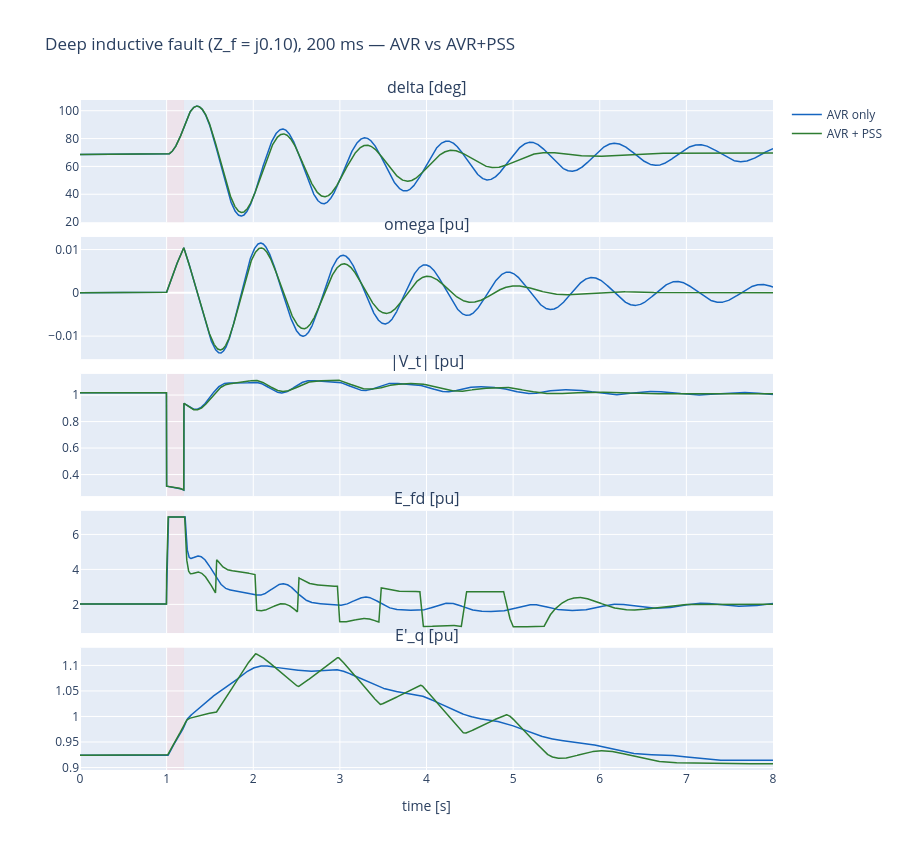

The notebook cell this image was saved under:
### Markdown cell above
## 7. Headline plot 1 — PSS damping on the canonical 200 ms deep fault

Same disturbance as Phase 2.1 ($Z_f = j0.10$ pu, $t_{clear}=200$ ms),
run with AVR alone vs AVR + PSS.  Watch the rotor angle settle:

- **AVR alone**: rotor angle decays with the natural electromechanical
  damping (D=3 plus rotor flux) — still ~28° peak-to-peak in the
  4-8 s window.
- **AVR + PSS**: the PSS adds active damping torque at the swing
  frequency; late-window oscillation drops to ~13° peak-to-peak.

### Code cell
f200 = three_phase_fault_schedule(1.0, 1.20, 0+0.10j)

g1 = GENROU(D=3.0); a1 = ST1A()
r_avr = run_smib_genrou_avr(g1, a1, n, t_end=8.0, h=2e-3,
                            scenarios=[f200], init_V=V1, init_S=S)
g2 = GENROU(D=3.0); a2 = ST1A(); p2 = PSS1A()
r_pss = run_smib_genrou_avr_pss(g2, a2, p2, n, t_end=8.0, h=2e-3,
                                 scenarios=[f200], init_V=V1, init_S=S)

panels = [
    ('delta [deg]',  lambda r: np.degrees(r.traces['delta'])),
    ('omega [pu]',   lambda r: r.traces['omega']),
    ('|V_t| [pu]',   lambda r: r.traces['|V|']),
    ('E_fd [pu]',    lambda r: r.traces['Efd']),
    ("E'_q [pu]",    lambda r: r.traces['Eqp']),
]
fig = make_subplots(rows=len(panels), cols=1, shared_xaxes=True,
                    vertical_spacing=0.022,
                    subplot_titles=[p[0] for p in panels])
for i, (lbl, fn) in enumerate(panels, start=1):
    fig.add_trace(go.Scatter(x=r_avr.t, y=fn(r_avr), name='AVR only',
                             line=dict(color='#1565C0', width=1.5),
                             showlegend=(i==1)), row=i, col=1)
    fig.add_trace(go.Scatter(x=r_pss.t, y=fn(r_pss), name='AVR + PSS',
                             line=dict(color='#2E7D32', width=1.5),
                             showlegend=(i==1)), row=i, col=1)
    fig.add_vrect(x0=1.0, x1=1.20, fillcolor='#FFCDD2', opacity=0.3,
                  layer='below', line_width=0, row=i, col=1)
fig.update_xaxes(title_text='time [s]', row=len(panels), col=1)
fig.update_layout(height=170*len(panels), width=900,
                  title='Deep inductive fault (Z_f = j0.10), 200 ms — AVR vs AVR+PSS')
fig.show()

# Damping headlines
def pp_late(res):
    d = np.degrees(res.traces['delta'])
    late = d[int(res.t.searchsorted(4.0)):]
    return float(late.max() - late.min())
print(f'Late-window (4-8 s) rotor angle peak-to-peak:')
print(f'  AVR only : {pp_late(r_avr):>6.2f}°')
print(f'  AVR + PSS: {pp_late(r_pss):>6.2f}°  ({(1 - pp_late(r_pss)/pp_late(r_avr))*100:.1f}% reduction)')
print(f'Peak rotor angle:')
print(f'  AVR only : {np.degrees(r_avr.traces["delta"]).max():>6.2f}°')
print(f'  AVR + PSS: {np.degrees(r_pss.traces["delta"]).max():>6.2f}°')
print(f'Mean corrector iters/step (AVR+PSS): {r_pss.info["mean_iters"]:.2f}')

### Figure 1 — Plotly figure (JSON) as saved in the notebook; plotly's stock layout.template omitted (floating-point values rounded to 4 significant figures; data arrays with more than 128 entries replaced by an {"elided": "..."} marker saying what was removed)
{"data": [{"line": {"color": "#1565C0", "width": 1.5}, "name": "AVR only", "showlegend": true, "type": "scatter", "x": {"elided": "4001 float values"}, "xaxis": "x", "y": {"elided": "4001 float values"}, "yaxis": "y"}, {"line": {"color": "#2E7D32", "width": 1.5}, "name": "AVR + PSS", "showlegend": true, "type": "scatter", "x": {"elided": "4001 float values"}, "xaxis": "x", "y": {"elided": "4001 float values"}, "yaxis": "y"}, {"line": {"color": "#1565C0", "width": 1.5}, "name": "AVR only", "showlegend": false, "type": "scatter", "x": {"elided": "4001 float values"}, "xaxis": "x2", "y": {"elided": "4001 float values"}, "yaxis": "y2"}, {"line": {"color": "#2E7D32", "width": 1.5}, "name": "AVR + PSS", "showlegend": false, "type": "scatter", "x": {"elided": "4001 float values"}, "xaxis": "x2", "y": {"elided": "4001 float values"}, "yaxis": "y2"}, {"line": {"color": "#1565C0", "width": 1.5}, "name": "AVR only", "showlegend": false, "type": "scatter", "x": {"elided": "4001 float values"}, "xaxis": "x3", "y": {"elided": "4001 float values"}, "yaxis": "y3"}, {"line": {"color": "#2E7D32", "width": 1.5}, "name": "AVR + PSS", "showlegend": false, "type": "scatter", "x": {"elided": "4001 float values"}, "xaxis": "x3", "y": {"elided": "4001 float values"}, "yaxis": "y3"}, {"line": {"color": "#1565C0", "width": 1.5}, "name": "AVR only", "showlegend": false, "type": "scatter", "x": {"elided": "4001 float values"}, "xaxis": "x4", "y": {"elided": "4001 float values"}, "yaxis": "y4"}, {"line": {"color": "#2E7D32", "width": 1.5}, "name": "AVR + PSS", "showlegend": false, "type": "scatter", "x": {"elided": "4001 float values"}, "xaxis": "x4", "y": {"elided": "4001 float values"}, "yaxis": "y4"}, {"line": {"color": "#1565C0", "width": 1.5}, "name": "AVR only", "showlegend": false, "type": "scatter", "x": {"elided": "4001 float values"}, "xaxis": "x5", "y": {"elided": "4001 float values"}, "yaxis": "y5"}, {"line": {"color": "#2E7D32", "width": 1.5}, "name": "AVR + PSS", "showlegend": false, "type": "scatter", "x": {"elided": "4001 float values"}, "xaxis": "x5", "y": {"elided": "4001 float values"}, "yaxis": "y5"}], "layout": {"annotations": [{"font": {"size": 16}, "showarrow": false, "text": "delta [deg]", "x": 0.5, "xanchor": "center", "xref": "paper", "y": 1.0, "yanchor": "bottom", "yref": "paper"}, {"font": {"size": 16}, "showarrow": false, "text": "omega [pu]", "x": 0.5, "xanchor": "center", "xref": "paper", "y": 0.7956, "yanchor": "bottom", "yref": "paper"}, {"font": {"size": 16}, "showarrow": false, "text": "|V_t| [pu]", "x": 0.5, "xanchor": "center", "xref": "paper", "y": 0.5912, "yanchor": "bottom", "yref": "paper"}, {"font": {"size": 16}, "showarrow": false, "text": "E_fd [pu]", "x": 0.5, "xanchor": "center", "xref": "paper", "y": 0.3868, "yanchor": "bottom", "yref": "paper"}, {"font": {"size": 16}, "showarrow": false, "text": "E'_q [pu]", "x": 0.5, "xanchor": "center", "xref": "paper", "y": 0.1824, "yanchor": "bottom", "yref": "paper"}], "height": 850, "shapes": [{"fillcolor": "#FFCDD2", "layer": "below", "line": {"width": 0}, "opacity": 0.3, "type": "rect", "x0": 1.0, "x1": 1.2, "xref": "x", "y0": 0, "y1": 1, "yref": "y domain"}, {"fillcolor": "#FFCDD2", "layer": "below", "line": {"width": 0}, "opacity": 0.3, "type": "rect", "x0": 1.0, "x1": 1.2, "xref": "x2", "y0": 0, "y1": 1, "yref": "y2 domain"}, {"fillcolor": "#FFCDD2", "layer": "below", "line": {"width": 0}, "opacity": 0.3, "type": "rect", "x0": 1.0, "x1": 1.2, "xref": "x3", "y0": 0, "y1": 1, "yref": "y3 domain"}, {"fillcolor": "#FFCDD2", "layer": "below", "line": {"width": 0}, "opacity": 0.3, "type": "rect", "x0": 1.0, "x1": 1.2, "xref": "x4", "y0": 0, "y1": 1, "yref": "y4 domain"}, {"fillcolor": "#FFCDD2", "layer": "below", "line": {"width": 0}, "opacity": 0.3, "type": "rect", "x0": 1.0, "x1": 1.2, "xref": "x5", "y0": 0, "y1": 1, "yref": "y5 domain"}], "title": {"text": "Deep inductive fault (Z_f = j0.10), 200 ms — AVR vs AVR+PSS"}, "width": 900, "xaxis": {"anchor": "y", "domain": [0.0, 1.0], "matches": "x5", "showticklabels": false}, "xaxis2": {"anchor": "y2", "domain": [0.0, 1.0], "matches": "x5", "showticklabels": false}, "xaxis3": {"anchor": "y3", "domain": [0.0, 1.0], "matches": "x5", "showticklabels": false}, "xaxis4": {"anchor": "y4", "domain": [0.0, 1.0], "matches": "x5", "showticklabels": false}, "xaxis5": {"anchor": "y5", "domain": [0.0, 1.0], "title": {"text": "time [s]"}}, "yaxis": {"anchor": "x", "domain": [0.8176, 1.0]}, "yaxis2": {"anchor": "x2", "domain": [0.6132, 0.7956]}, "yaxis3": {"anchor": "x3", "domain": [0.4088, 0.5912]}, "yaxis4": {"anchor": "x4", "domain": [0.2044, 0.3868]}, "yaxis5": {"anchor": "x5", "domain": [0.0, 0.1824]}}}
